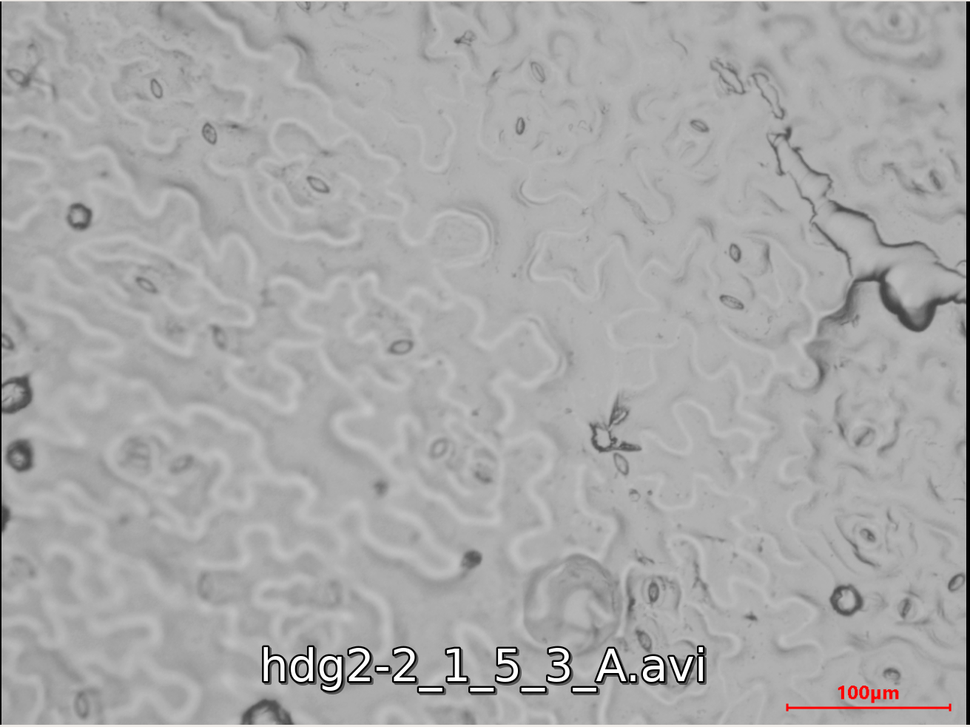
#> input picture test1.png, 970 x 727 px, shrunk from 1311 x 983 before the run
$ python Task1_Thresh.py
#> lines starting #> are read from the running program, lines starting #| are printed output that depends on the picture; after the words box and inside, x2 and y2 are one past the last pixel; in counts of white or black regions, pixels touching at a corner belong together
import cv2
import numpy as np


def updateValue(new_value):
    # Make sure to write the new value into the global variable
    global trackbar_value
    trackbar_value = new_value


trackbar_value = 0

img = cv2.imread("test1.png", 0)
#> img: shape (727, 970); min 0, max 255, mean 168.8
# kernel = np.ones((5, 5), np.uint8)
cv2.namedWindow("Processed Image")
cv2.createTrackbar("Threshold", "Processed Image", 0, 255, updateValue)
#> slider 'Threshold' is set to 85
while True:
    thresh = cv2.getTrackbarPos('Threshold', "Processed Image")

    blur = cv2.GaussianBlur(img, (5, 5), 5)


    gray_filtered = cv2.inRange(blur, thresh, 255,cv2.THRESH_TOZERO)
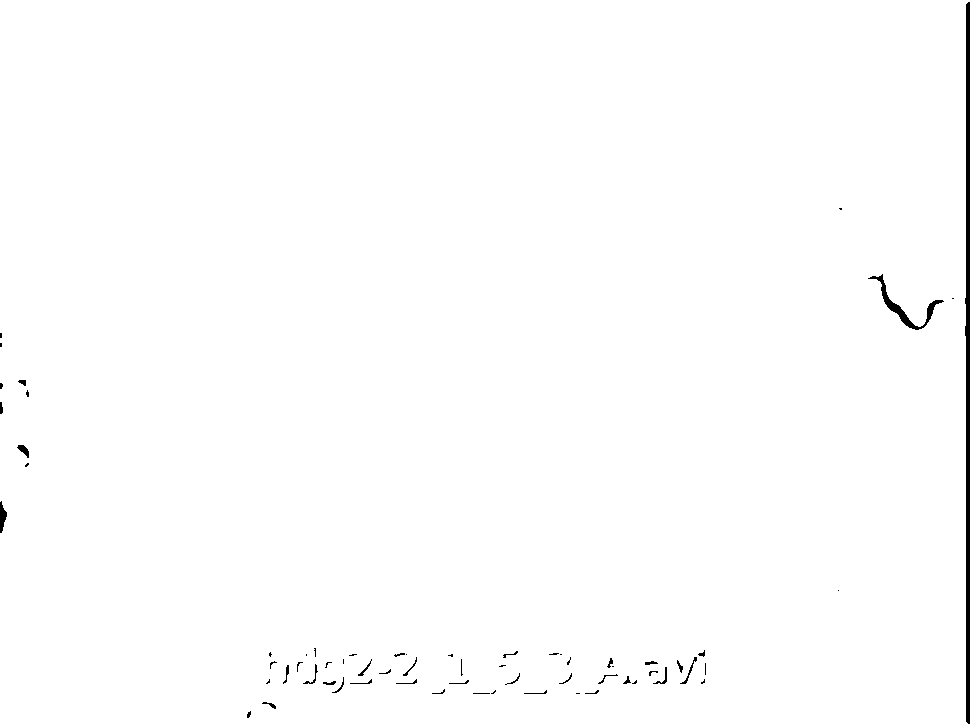
#> gray_filtered: shape (727, 970); 99.3% white; 65 black regions (35 under 20 px), largest, box (x1, y1, x2, y2) and area: (965, 2, 970, 724) 2898, (868, 274, 944, 330) 579, (0, 501, 7, 533) 134


    cv2.imshow("Original", img)
    # cv2.imshow("Erosion", erosion)
    # cv2.imshow("Dilation", dilation)
    # cv2.imshow("Erode after Dilate", dil_erode)
    cv2.imshow("Processed Image", gray_filtered)
    if cv2.waitKey(1) & 0xFF == ord('q'):
#> (key q is pressed here)
        break
cv2.destroyAllWindows()

$ run again, with test11.png copied over test1.png
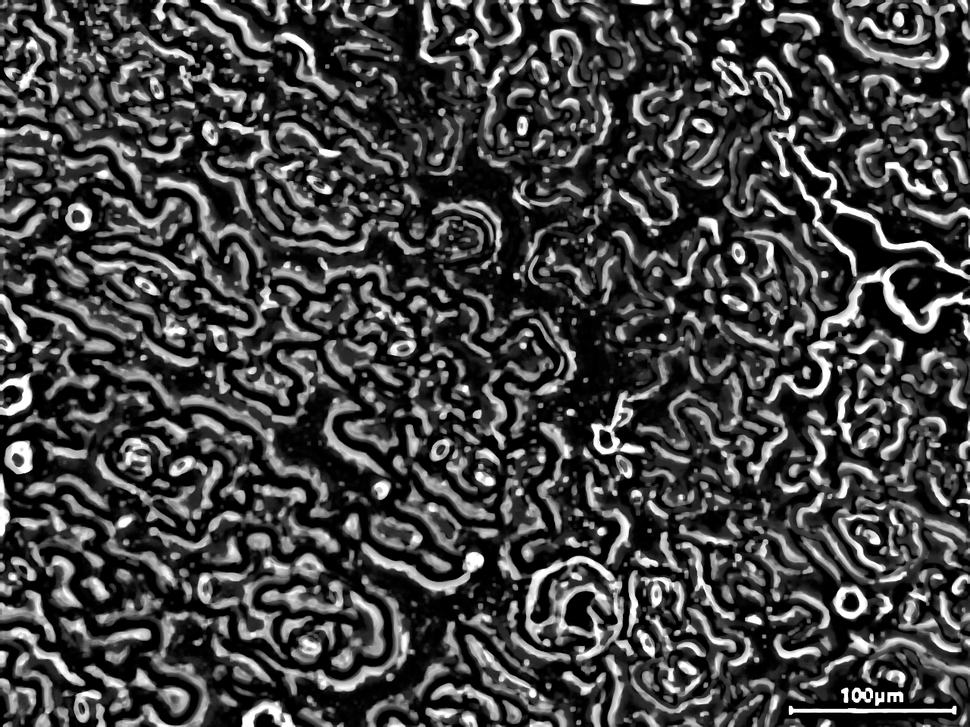
#> input picture test11.png, 970 x 727 px, shrunk from 1280 x 960 before the run
#> img is the input picture: shape (727, 970); min 0, max 255, mean 66.8
#> `blur = cv2.GaussianBlur(img, (5, 5), 5)`:
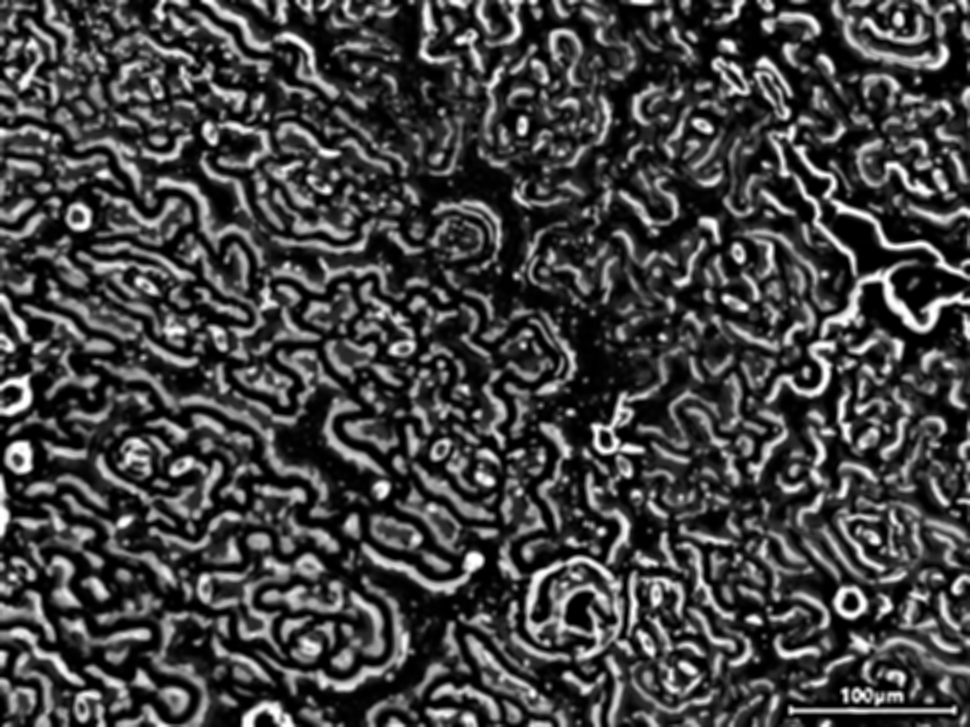
#> blur: shape (727, 970); min 0, max 255, mean 66.8
#> `gray_filtered = cv2.inRange(blur, thresh, 255,cv2.THRESH_TOZERO)`:
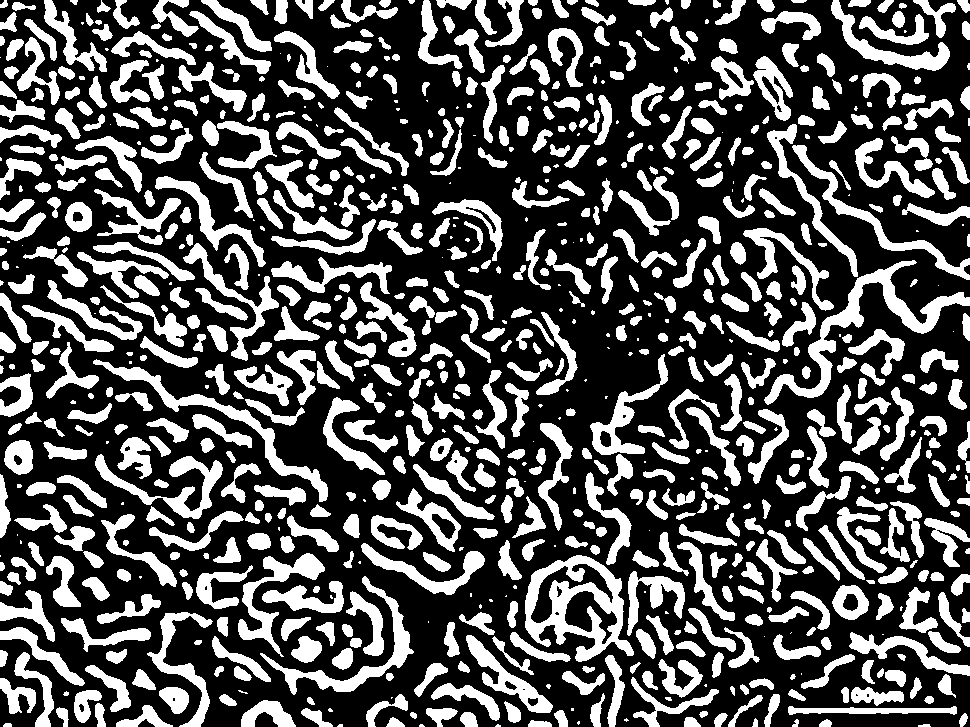
#> gray_filtered: shape (727, 970); 32.8% white; 856 white regions (137 under 20 px), largest, box (x1, y1, x2, y2) and area: (525, 555, 634, 662) 4804, (764, 260, 970, 405) 4323, (93, 359, 328, 502) 2837

$ run again, with test2.png copied over test1.png
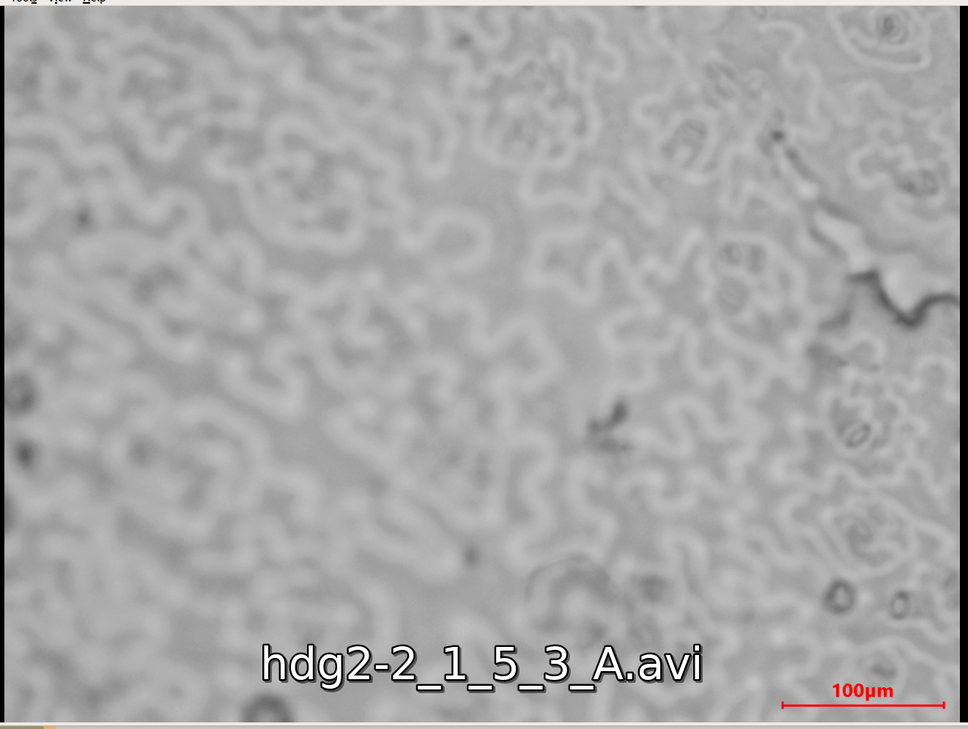
#> input picture test2.png, 968 x 729 px, shrunk from 1321 x 995 before the run
#> `gray_filtered = cv2.inRange(blur, thresh, 255,cv2.THRESH_TOZERO)`:
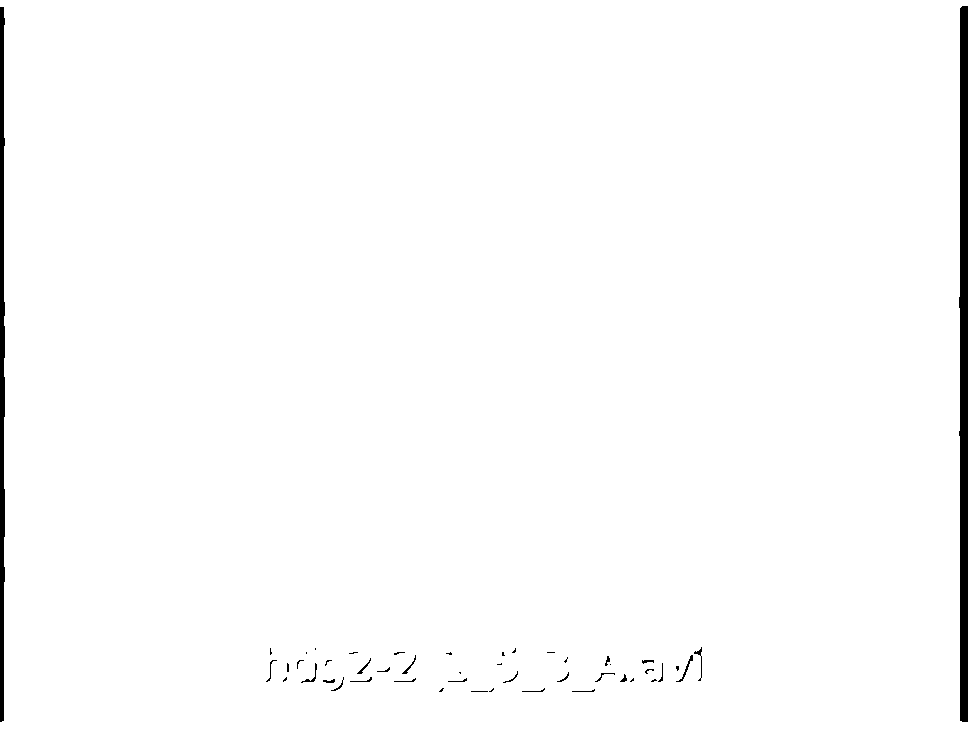
#> gray_filtered: shape (729, 968); 98.6% white; 47 black regions (24 under 20 px), largest, box (x1, y1, x2, y2) and area: (959, 6, 968, 722) 5739, (0, 7, 5, 722) 3022, (676, 655, 693, 682) 70
